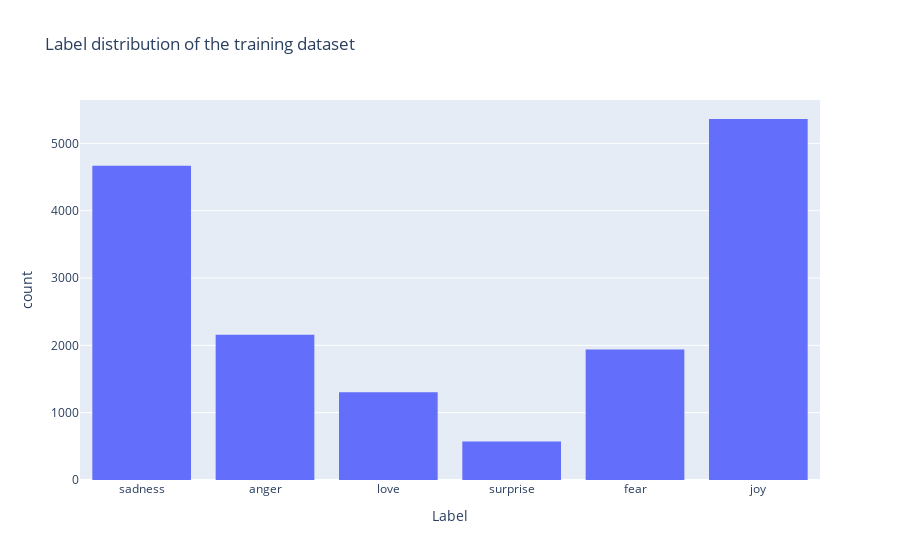

The notebook cell this image was saved under:
### Code cell
def plot_label_distribution(df):
    '''Plots a histogram of the labels in the dataset.
    
    Args:
        df (Pandas DataFrame): 
            The input dataframe. Must have a 'label' column.     
    '''
    
    # These remaining lines just add some labels to the plot
    fig = px.histogram(df, x='label_description',
                      title='Label distribution of the training dataset',
                       labels={'label_description':'Label'})
    fig.show()
    
    
plot_label_distribution(train)

### Figure 1 — Plotly figure (JSON) as saved in the notebook; plotly's stock layout.template omitted (floating-point values rounded to 4 significant figures; data arrays with more than 128 entries replaced by an {"elided": "..."} marker saying what was removed)
{"data": [{"alignmentgroup": "True", "bingroup": "x", "hovertemplate": "Label=%{x}<br>count=%{y}<extra></extra>", "legendgroup": "", "marker": {"color": "#636efa", "pattern": {"shape": ""}}, "name": "", "offsetgroup": "", "orientation": "v", "showlegend": false, "type": "histogram", "x": {"elided": "16000 str values"}, "xaxis": "x", "yaxis": "y"}], "layout": {"barmode": "relative", "legend": {"tracegroupgap": 0}, "title": {"text": "Label distribution of the training dataset"}, "xaxis": {"anchor": "y", "domain": [0, 1], "title": {"text": "Label"}}, "yaxis": {"anchor": "x", "domain": [0, 1], "title": {"text": "count"}}}}
